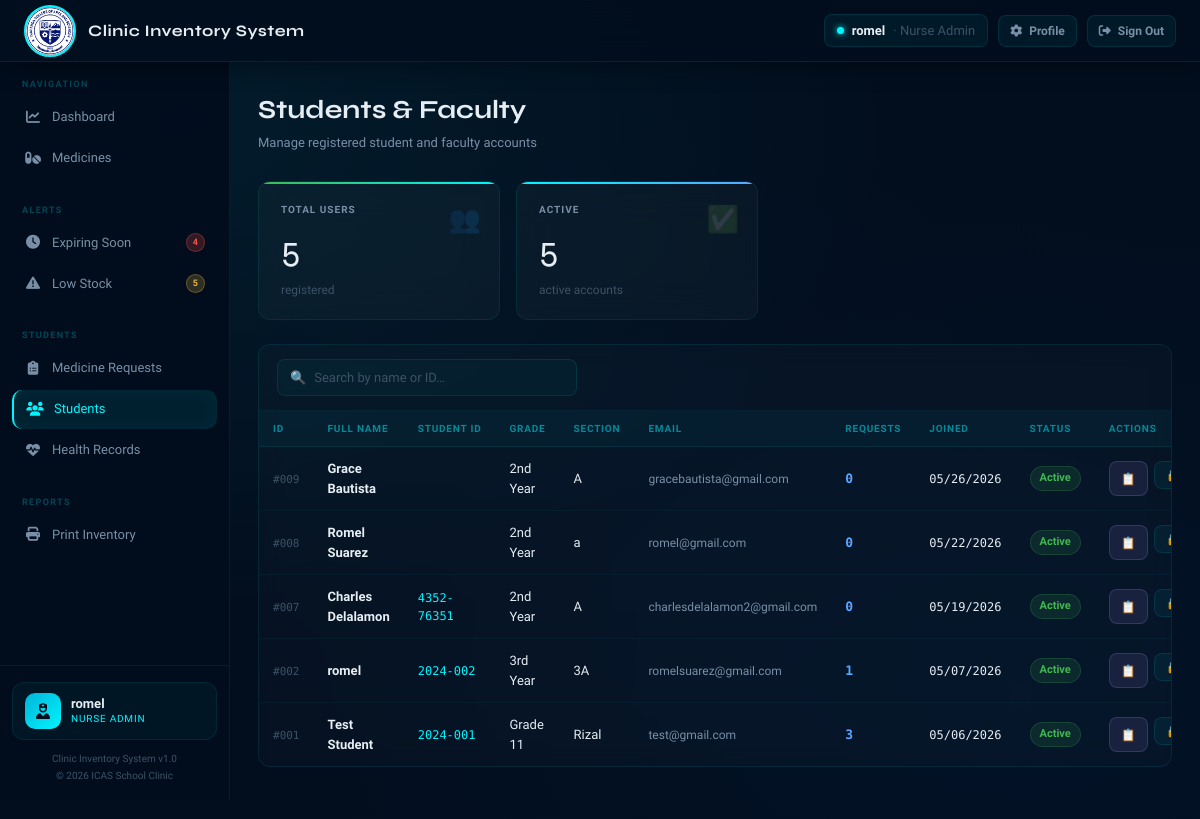
Screenshot of /admin_students.php (signed in) with the database file from the repository.
### tables this page shows
CREATE TABLE `users` (
  `user_id` int(11) NOT NULL,
  `student_id` varchar(20) DEFAULT NULL,
  `full_name` varchar(100) NOT NULL,
  `grade` varchar(20) DEFAULT NULL,
  `section` varchar(20) DEFAULT NULL,
  `email` varchar(100) NOT NULL,
  `password` varchar(255) NOT NULL,
  `status` varchar(20) DEFAULT 'Active',
  `created_at` datetime DEFAULT current_timestamp()
);

### admin_students.php (the view, shortened to what this page needs)
<?php
require_once __DIR__ . '/config/db.php';
$search = trim($_GET['search'] ?? '');
if ($search) {
    $stmt = $conn->prepare("SELECT * FROM users WHERE full_name LIKE ? OR student_id LIKE ? ORDER BY created_at DESC");
    $like = "%{$search}%";
    $stmt->bind_param("ss", $like, $like);
    $stmt->execute();
    $students = $stmt->get_result();
} else {
    $students = $conn->query("SELECT * FROM users ORDER BY created_at DESC");
}
$totalStudents  = $conn->query("SELECT COUNT(*) AS c FROM users")->fetch_assoc()['c'];
$activeStudents = $conn->query("SELECT COUNT(*) AS c FROM users WHERE status='Active'")->fetch_assoc()['c'];
require_once __DIR__ . '/includes/header.php';
?>
<div class="page-header">
  <div>
    <h1>Students & Faculty</h1>
    <p>Manage registered student and faculty accounts</p>
  </div>
</div>
<div class="stats-grid" style="grid-template-columns:repeat(2,1fr);max-width:500px;margin-bottom:24px;">
  <div class="stat-card green">
    <div class="stat-label">Total Users</div>
    <div class="stat-value"><?= $totalStudents ?></div>
    <div class="stat-sub">registered</div>
    <div class="stat-icon">👥</div>
  </div>
  <div class="stat-card blue">
    <div class="stat-label">Active</div>
    <div class="stat-value"><?= $activeStudents ?></div>
    <div class="stat-sub">active accounts</div>
    <div class="stat-icon">✅</div>
  </div>
</div>
<div class="table-card">
  <div class="table-toolbar">
    <form method="GET" style="display:flex;gap:8px;align-items:center;flex:1;">
      <div class="search-box" style="max-width:300px;">
        <span class="search-icon">🔍</span>
        <input type="text" name="search"
               value="<?= htmlspecialchars($search) ?>"
               placeholder="Search by name or ID…"
               onchange="this.form.submit()">
      </div>
    </form>
  </div>
  <table>
    <thead><tr>
      <th>ID</th>
      <th>Full Name</th>
      <th>Student ID</th>
      <th>Grade</th>
      <th>Section</th>
      <th>Email</th>
      <th>Requests</th>
      <th>Joined</th>
      <th>Status</th>
      <th>Actions</th>
    </tr></thead>
    <tbody>
    <?php if ($students->num_rows > 0): while ($s = $students->fetch_assoc()):
      $reqStmt = $conn->prepare("SELECT COUNT(*) AS c FROM medicine_requests WHERE user_id=?");
      $reqStmt->bind_param("i", $s['user_id']);
      $reqStmt->execute();
      $reqCount = $reqStmt->get_result()->fetch_assoc()['c'];
    ?>
      <tr>
        <td><span class="med-id">#<?= str_pad($s['user_id'],3,'0',STR_PAD_LEFT) ?></span></td>
        <td><div class="med-name"><?= htmlspecialchars($s['full_name']) ?></div></td>
        <td style="font-family:'DM Mono',monospace;font-size:12px;color:var(--accent)">
          <?= htmlspecialchars($s['student_id']) ?>
        </td>
        <td><?= htmlspecialchars($s['grade'] ?: '—') ?></td>
        <td><?= htmlspecialchars($s['section'] ?: '—') ?></td>
        <td style="font-size:12px;color:var(--text2)">
          <?= $s['email'] ? htmlspecialchars($s['email']) : '—' ?>
        </td>
        <td>
          <span style="font-family:'DM Mono',monospace;font-weight:600;color:var(--blue)">
            <?= $reqCount ?>
          </span>
        </td>
        <td class="mono"><?= date('m/d/Y', strtotime($s['created_at'])) ?></td>
        <td>
          <?php if ($s['status'] === 'Active'): ?>
            <span class="badge in-stock">Active</span>
          <?php else: ?>
            <span class="badge out-stock">Inactive</span>
          <?php endif; ?>
        </td>
        <td>
          <div class="actions-cell">
            <a href="admin_requests.php?student=<?= $s['user_id'] ?>"
               class="btn btn-view btn-sm" title="View Requests">📋</a>
            <form method="POST" style="display:inline;">
              <?php if ($s['status'] === 'Active'): ?>
                <button type="submit" name="action" value="deactivate"
                        class="btn btn-secondary btn-sm" title="Deactivate">🔒</button>
              <?php else: ?>
                <button type="submit" name="action" value="activate"
                        class="btn btn-edit btn-sm" title="Activate">🔓</button>
              <?php endif; ?>
            </form>
          </div>
        </td>
      </tr>
    <?php endwhile; endif; ?>
    </tbody>
  </table>
</div>
<?php require_once __DIR__ . '/includes/footer.php'; ?>

### rows the page displays
users: user_id "009", full_name "Grace Bautista", grade "2nd Year", section "A", email "gracebautista@gmail.com", reqCount "0", created_at "05/26/2026", status "Active"
users: user_id "008", full_name "Romel Suarez", grade "2nd Year", section "a", email "romel@gmail.com", reqCount "0", created_at "05/22/2026", status "Active"
users: user_id "007", full_name "Charles Delalamon", student "4352-76351", grade "2nd Year", section "A", email "charlesdelalamon2@gmail.com", reqCount "0", created_at "05/19/2026", status "Active"
users: user_id "002", full_name "romel", student "2024-002", grade "3rd Year", section "3A", email "romelsuarez@gmail.com", reqCount "1", created_at "05/07/2026", status "Active"
users: user_id "001", full_name "Test Student", student "2024-001", grade "Grade 11", section "Rizal", email "test@gmail.com", reqCount "3", created_at "05/06/2026", status "Active"

### other values shown
getCurrentUser() "romel"
$expCount "4"
$lowCount "5"
$totalStudents "5"
$activeStudents "5"
